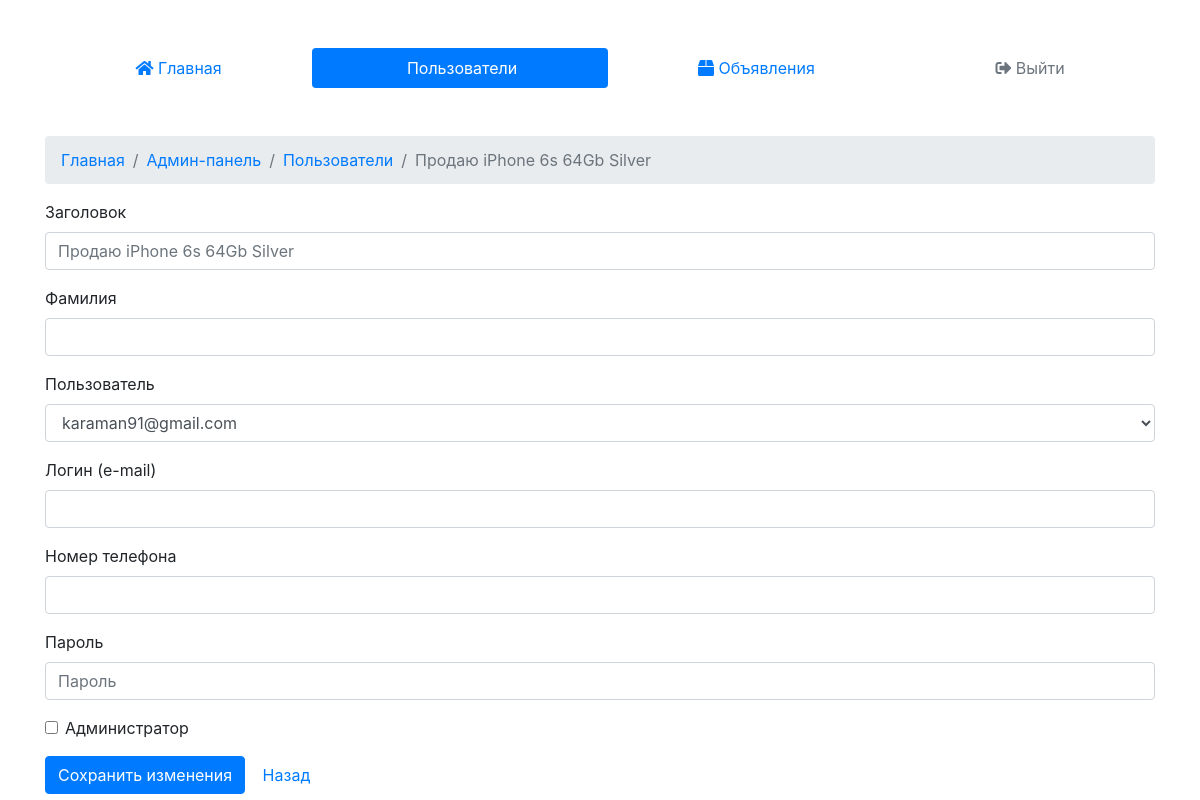
Screenshot of /admin/lots/edit/19 (signed in) with the database file from the repository.
### tables this page shows
CREATE TABLE `lots` (
  `lot_id` int(11) NOT NULL,
  `user_id` int(11) NOT NULL,
  `title` varchar(255) NOT NULL,
  `about` text NOT NULL,
  `price` int(11) NOT NULL,
  `currency_id` int(11) UNSIGNED NOT NULL,
  `image` varchar(255) NOT NULL DEFAULT 'no_image.jpg',
  `state` varchar(255) NOT NULL,
  `category_id` int(11) DEFAULT NULL,
  `views` int(11) NOT NULL DEFAULT '0',
  `date` varchar(255) NOT NULL
);

CREATE TABLE `users` (
  `user_id` int(11) NOT NULL,
  `email` varchar(255) NOT NULL,
  `password` varchar(255) NOT NULL,
  `name` varchar(255) NOT NULL,
  `surname` varchar(255) NOT NULL,
  `phone` varchar(255) NOT NULL,
  `admin` int(11) NOT NULL DEFAULT '0'
);

### core/classes/Lots.class.php (called while the page is built, shortened)
<?php
	class Lots {
		public static function getById($id) {
			$db = new DB();
			$sel_lots = $db->conn()->query("SELECT * FROM `lots` WHERE `lot_id`='{$id}'");
			$sel_lots = $sel_lots->fetch();
			$sel_lots['user_detail'] = User::get($sel_lots['user_id']);
			$sel_lots['category_detail'] = Category::getById($sel_lots['category_id']);
			$sel_lots['currency_detail'] = Currency::getById($sel_lots['currency_id']);
			return $sel_lots;
		}
	}
?>

### core/classes/DB.class.php (called while the page is built)
<?php
	class DB {
		private $pdo;
		public function __construct() {
			$dsn = "mysql:host=localhost;dbname=mbk_shop_user;charset=utf8";
			$opt = [
					PDO::ATTR_ERRMODE            => PDO::ERRMODE_EXCEPTION,
					PDO::ATTR_DEFAULT_FETCH_MODE => PDO::FETCH_ASSOC,
					PDO::ATTR_EMULATE_PREPARES   => false,
			];
			$test_pdo = new PDO($dsn, "olga", "olga", $opt);
			if ($test_pdo == true) {
				$this->pdo = $test_pdo;
			} else {
				throw new Exception("Ошибка подключения к базе данных.");
			}
		}
		public function conn () {
			return $this->pdo;
		}
	}
?>

### core/classes/User.class.php (called while the page is built, shortened)
<?php
	class User {
    public static function getAll () {
      $db = new DB();
      $sel_users = $db->conn()->query("SELECT * FROM `users` ORDER BY `user_id` DESC");
      $sel_users = $sel_users->fetchAll();
      return $sel_users;
    }
	}
?>

### templates/Default/admin/edit-lot.php (the view, shortened to what this page needs)
<!doctype html>
<html lang="en">
<head>
  <link rel="stylesheet" href="https://stackpath.bootstrapcdn.com/bootstrap/4.1.3/css/bootstrap.min.css">
  <link rel="stylesheet" href="https://use.fontawesome.com/releases/v5.4.2/css/all.css">
</head>
<body>
  <div class="container">
    <div class="row">
      <div class="col-md-12 mt-5">
        <nav class="nav nav-pills flex-column flex-sm-row">
          <a class="flex-sm-fill text-sm-center nav-link" href="/admin"><i class="fas fa-home"></i> Главная</a>
          <a class="flex-sm-fill text-sm-center nav-link active" href="/admin/users"><i class="fas fa-lots"></i> Пользователи</a>
          <a class="flex-sm-fill text-sm-center nav-link" href="/admin/lots"><i class="fas fa-box"></i> Объявления</a>
          <a class="flex-sm-fill text-sm-center nav-link disabled" href="/logout"><i class="fas fa-sign-out-alt"></i> Выйти</a>
        </nav>
      </div>
    </div>
    <div class="row">
      <div class="col-md-12 mt-5">
        <? if ($this->lot != null): ?>
        <nav aria-label="breadcrumb">
          <ol class="breadcrumb">
            <li class="breadcrumb-item"><a href="/">Главная</a></li>
            <li class="breadcrumb-item"><a href="/admin">Админ-панель</a></li>
            <li class="breadcrumb-item"><a href="/admin/users">Пользователи</a></li>
            <li class="breadcrumb-item active" aria-current="page"><?=$this->lot['title']?></li>
          </ol>
        </nav>
        <form>
          <div class="form-group">
            <label for="name">Заголовок</label>
            <input type="text" class="form-control" id="name" name="name" placeholder="<?=$this->lot['title']?>">
          </div>
          <div class="form-group">
            <label for="surname">Фамилия</label>
            <input type="text" class="form-control" id="surname" name="surname" placeholder="<?=$this->lot['surname']?>">
          </div>
          <div class="form-group">
            <label for="inputState">Пользователь</label>
            <select id="inputState" class="form-control">
              <option selected><?=$this->user['email']?></option>
            </select>
          </div>
          <div class="form-group">
            <label for="email">Логин (e-mail)</label>
            <input type="text" class="form-control" id="email" name="email" placeholder="<?=$this->lot['email']?>"  autocomplete="new-password">
          </div>
          <div class="form-group">
            <label for="phone">Номер телефона</label>
            <input type="text" class="form-control" id="phone" name="phone" placeholder="<?=$this->lot['phone']?>">
          </div>
          <div class="form-group">
            <label for="password">Пароль</label>
            <input type="password" class="form-control" id="password" name="password" placeholder="Пароль"  autocomplete="new-password">
          </div>
          <div class="form-group form-check">
            <input type="checkbox" class="form-check-input" name="is_admin" id="is_admin" <? if ($this->lot['admin'] == 1): ?>checked<? endif; ?>>
            <label class="form-check-label" for="is_admin">Администратор</label>
          </div>
          <button type="submit" class="btn btn-primary">Сохранить изменения</button>
          <a href="/admin/lots" class="btn btn-default">Назад</a>
        </form>
      <? endif; ?>
      </div>
    </div>
  </div>
</body>
</html>

### rows the page displays
lots: title "Продаю iPhone 6s 64Gb Silver", name "Продаю iPhone 6s 64Gb Silver"
users: email "karaman91@gmail.com"
